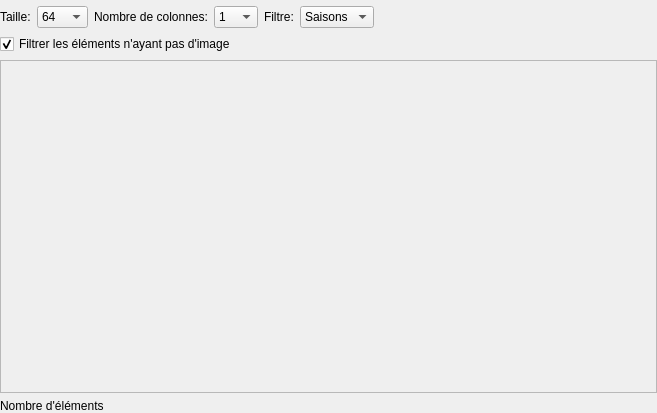
<?xml version="1.0" encoding="UTF-8"?>
<ui version="4.0">
 <class>Form</class>
 <widget class="QWidget" name="Form">
  <property name="geometry">
   <rect>
    <x>0</x>
    <y>0</y>
    <width>657</width>
    <height>413</height>
   </rect>
  </property>
  <property name="windowTitle">
   <string>Form</string>
  </property>
  <layout class="QGridLayout" name="gridLayout">
   <property name="leftMargin">
    <number>0</number>
   </property>
   <property name="topMargin">
    <number>6</number>
   </property>
   <property name="rightMargin">
    <number>0</number>
   </property>
   <property name="bottomMargin">
    <number>0</number>
   </property>
   <item row="2" column="0">
    <widget class="QScrollArea" name="scrollArea">
     <property name="widgetResizable">
      <bool>true</bool>
     </property>
     <widget class="QWidget" name="scrollAreaWidgetContents">
      <property name="geometry">
       <rect>
        <x>0</x>
        <y>0</y>
        <width>651</width>
        <height>313</height>
       </rect>
      </property>
      <layout class="QGridLayout" name="gridLayout_3">
       <property name="leftMargin">
        <number>0</number>
       </property>
       <property name="topMargin">
        <number>0</number>
       </property>
       <property name="rightMargin">
        <number>0</number>
       </property>
       <property name="bottomMargin">
        <number>0</number>
       </property>
       <item row="0" column="0">
        <layout class="QGridLayout" name="gridLayout_2"/>
       </item>
      </layout>
     </widget>
    </widget>
   </item>
   <item row="3" column="0">
    <widget class="QLabel" name="label">
     <property name="text">
      <string>Nombre d'éléments</string>
     </property>
    </widget>
   </item>
   <item row="1" column="0">
    <widget class="QCheckBox" name="checkBox">
     <property name="text">
      <string>Filtrer les éléments n'ayant pas d'image</string>
     </property>
     <property name="checked">
      <bool>true</bool>
     </property>
    </widget>
   </item>
   <item row="0" column="0">
    <layout class="QHBoxLayout" name="horizontalLayout_2">
     <item>
      <widget class="QLabel" name="label_2">
       <property name="text">
        <string>Taille:</string>
       </property>
      </widget>
     </item>
     <item>
      <widget class="QComboBox" name="comboBox_2">
       <item>
        <property name="text">
         <string>64</string>
        </property>
       </item>
       <item>
        <property name="text">
         <string>128</string>
        </property>
       </item>
       <item>
        <property name="text">
         <string>256</string>
        </property>
       </item>
       <item>
        <property name="text">
         <string>512</string>
        </property>
       </item>
      </widget>
     </item>
     <item>
      <widget class="QLabel" name="label_3">
       <property name="text">
        <string>Nombre de colonnes:</string>
       </property>
      </widget>
     </item>
     <item>
      <widget class="QComboBox" name="comboBox">
       <item>
        <property name="text">
         <string>1</string>
        </property>
       </item>
       <item>
        <property name="text">
         <string>2</string>
        </property>
       </item>
       <item>
        <property name="text">
         <string>3</string>
        </property>
       </item>
       <item>
        <property name="text">
         <string>4</string>
        </property>
       </item>
       <item>
        <property name="text">
         <string>5</string>
        </property>
       </item>
       <item>
        <property name="text">
         <string>10</string>
        </property>
       </item>
      </widget>
     </item>
     <item>
      <widget class="QLabel" name="label_4">
       <property name="text">
        <string>Filtre:</string>
       </property>
      </widget>
     </item>
     <item>
      <widget class="QComboBox" name="comboBox_3">
       <item>
        <property name="text">
         <string>Saisons</string>
        </property>
       </item>
       <item>
        <property name="text">
         <string>Séries</string>
        </property>
       </item>
      </widget>
     </item>
     <item>
      <spacer name="horizontalSpacer">
       <property name="orientation">
        <enum>Qt::Horizontal</enum>
       </property>
       <property name="sizeHint" stdset="0">
        <size>
         <width>40</width>
         <height>20</height>
        </size>
       </property>
      </spacer>
     </item>
    </layout>
   </item>
  </layout>
 </widget>
 <resources/>
 <connections/>
</ui>
